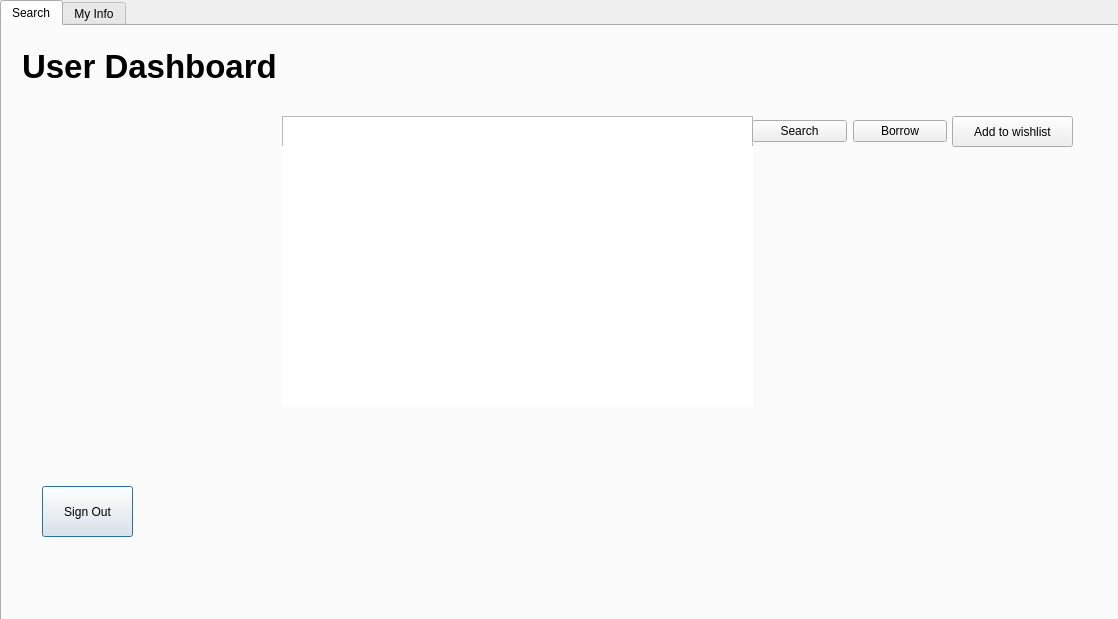
<?xml version="1.0" encoding="UTF-8"?>
<ui version="4.0">
 <class>user</class>
 <widget class="QDialog" name="user">
  <property name="geometry">
   <rect>
    <x>0</x>
    <y>0</y>
    <width>1118</width>
    <height>619</height>
   </rect>
  </property>
  <property name="windowTitle">
   <string>Dialog</string>
  </property>
  <widget class="QTabWidget" name="tabWidget">
   <property name="geometry">
    <rect>
     <x>0</x>
     <y>0</y>
     <width>1121</width>
     <height>621</height>
    </rect>
   </property>
   <property name="currentIndex">
    <number>0</number>
   </property>
   <widget class="QWidget" name="tab">
    <attribute name="title">
     <string>Search</string>
    </attribute>
    <widget class="QTextEdit" name="titleSearchTextedit">
     <property name="geometry">
      <rect>
       <x>280</x>
       <y>90</y>
       <width>471</width>
       <height>31</height>
      </rect>
     </property>
    </widget>
    <widget class="QScrollArea" name="deleteArea">
     <property name="geometry">
      <rect>
       <x>280</x>
       <y>120</y>
       <width>471</width>
       <height>261</height>
      </rect>
     </property>
     <property name="frameShape">
      <enum>QFrame::NoFrame</enum>
     </property>
     <property name="widgetResizable">
      <bool>true</bool>
     </property>
     <widget class="QWidget" name="scrollAreaWidgetContents_6">
      <property name="geometry">
       <rect>
        <x>0</x>
        <y>0</y>
        <width>471</width>
        <height>261</height>
       </rect>
      </property>
      <widget class="QListWidget" name="searchList">
       <property name="geometry">
        <rect>
         <x>0</x>
         <y>0</y>
         <width>471</width>
         <height>261</height>
        </rect>
       </property>
       <property name="frameShape">
        <enum>QFrame::NoFrame</enum>
       </property>
      </widget>
     </widget>
    </widget>
    <widget class="QLabel" name="userLabel_2">
     <property name="geometry">
      <rect>
       <x>20</x>
       <y>10</y>
       <width>331</width>
       <height>61</height>
      </rect>
     </property>
     <property name="font">
      <font>
       <pointsize>25</pointsize>
       <bold>true</bold>
      </font>
     </property>
     <property name="text">
      <string>User Dashboard</string>
     </property>
    </widget>
    <widget class="QPushButton" name="signOutPushButton">
     <property name="geometry">
      <rect>
       <x>40</x>
       <y>460</y>
       <width>91</width>
       <height>51</height>
      </rect>
     </property>
     <property name="text">
      <string>Sign Out</string>
     </property>
    </widget>
    <widget class="QPushButton" name="pushButton_3">
     <property name="geometry">
      <rect>
       <x>950</x>
       <y>90</y>
       <width>121</width>
       <height>31</height>
      </rect>
     </property>
     <property name="text">
      <string>Add to wishlist</string>
     </property>
    </widget>
    <widget class="QWidget" name="">
     <property name="geometry">
      <rect>
       <x>750</x>
       <y>90</y>
       <width>195</width>
       <height>31</height>
      </rect>
     </property>
     <layout class="QHBoxLayout" name="horizontalLayout">
      <item>
       <widget class="QPushButton" name="pushButton_2">
        <property name="text">
         <string>Search</string>
        </property>
       </widget>
      </item>
      <item>
       <widget class="QPushButton" name="pushButton">
        <property name="text">
         <string>Borrow</string>
        </property>
       </widget>
      </item>
     </layout>
    </widget>
   </widget>
   <widget class="QWidget" name="tab_2">
    <attribute name="title">
     <string>My Info</string>
    </attribute>
    <widget class="QLabel" name="booksLabel">
     <property name="geometry">
      <rect>
       <x>370</x>
       <y>59</y>
       <width>251</width>
       <height>31</height>
      </rect>
     </property>
     <property name="font">
      <font>
       <pointsize>15</pointsize>
      </font>
     </property>
     <property name="text">
      <string>My Books</string>
     </property>
     <property name="alignment">
      <set>Qt::AlignCenter</set>
     </property>
    </widget>
    <widget class="QScrollArea" name="booksArea">
     <property name="geometry">
      <rect>
       <x>510</x>
       <y>110</y>
       <width>280</width>
       <height>451</height>
      </rect>
     </property>
     <property name="frameShape">
      <enum>QFrame::NoFrame</enum>
     </property>
     <property name="widgetResizable">
      <bool>true</bool>
     </property>
     <widget class="QWidget" name="scrollAreaWidgetContents">
      <property name="geometry">
       <rect>
        <x>0</x>
        <y>0</y>
        <width>280</width>
        <height>451</height>
       </rect>
      </property>
      <layout class="QHBoxLayout" name="horizontalLayout_3"/>
     </widget>
    </widget>
    <widget class="QPushButton" name="pushButton_4">
     <property name="geometry">
      <rect>
       <x>252</x>
       <y>100</y>
       <width>111</width>
       <height>51</height>
      </rect>
     </property>
     <property name="text">
      <string>Unborrow</string>
     </property>
    </widget>
    <widget class="QScrollArea" name="wishlistArea">
     <property name="geometry">
      <rect>
       <x>650</x>
       <y>90</y>
       <width>280</width>
       <height>451</height>
      </rect>
     </property>
     <property name="frameShape">
      <enum>QFrame::NoFrame</enum>
     </property>
     <property name="widgetResizable">
      <bool>true</bool>
     </property>
     <widget class="QWidget" name="scrollAreaWidgetContents_2">
      <property name="geometry">
       <rect>
        <x>0</x>
        <y>0</y>
        <width>280</width>
        <height>451</height>
       </rect>
      </property>
      <layout class="QHBoxLayout" name="horizontalLayout_4">
       <item>
        <widget class="QListWidget" name="wishList">
         <property name="font">
          <font>
           <pointsize>15</pointsize>
          </font>
         </property>
        </widget>
       </item>
      </layout>
     </widget>
    </widget>
    <widget class="QLabel" name="wishlistLabel">
     <property name="geometry">
      <rect>
       <x>660</x>
       <y>70</y>
       <width>251</width>
       <height>31</height>
      </rect>
     </property>
     <property name="font">
      <font>
       <pointsize>15</pointsize>
      </font>
     </property>
     <property name="text">
      <string>Wishlist</string>
     </property>
     <property name="alignment">
      <set>Qt::AlignCenter</set>
     </property>
    </widget>
    <widget class="QLabel" name="userLabel_5">
     <property name="geometry">
      <rect>
       <x>20</x>
       <y>10</y>
       <width>331</width>
       <height>61</height>
      </rect>
     </property>
     <property name="font">
      <font>
       <pointsize>25</pointsize>
       <bold>true</bold>
      </font>
     </property>
     <property name="text">
      <string>User Dashboard</string>
     </property>
    </widget>
    <widget class="QPushButton" name="pushButton_5">
     <property name="geometry">
      <rect>
       <x>930</x>
       <y>100</y>
       <width>161</width>
       <height>51</height>
      </rect>
     </property>
     <property name="text">
      <string>Remove from wishlist</string>
     </property>
    </widget>
    <widget class="QListWidget" name="borrowList">
     <property name="geometry">
      <rect>
       <x>370</x>
       <y>100</y>
       <width>258</width>
       <height>429</height>
      </rect>
     </property>
     <property name="font">
      <font>
       <pointsize>15</pointsize>
      </font>
     </property>
    </widget>
   </widget>
  </widget>
 </widget>
 <resources/>
 <connections/>
</ui>
